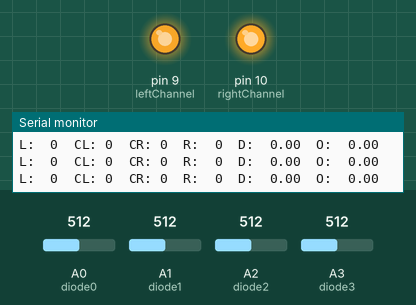
This program was run on a simulated Arduino Uno, built with avr-gcc and run on an emulated ATmega328P. On the bench: output pins drawn as LEDs (lit = HIGH), the last lines printed to the serial monitor. The test bench sets the inputs (shaded band); at power-on: A0 (diode0) = 512, A2 (diode2) = 512, A3 (diode3) = 512, A1 (diode1) = 512.

Above: at 4.2 s.
4.3 s: A0 (diode0) set to 529
At 4.9 s:
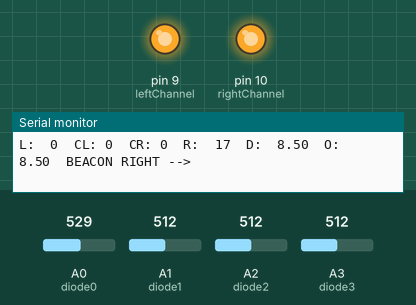
5.8 s: A2 (diode2) set to 716
At 7.0 s:
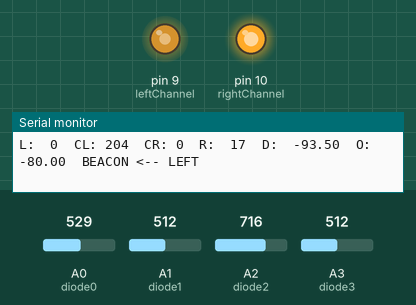
7.3 s: A3 (diode3) set to 30
At 7.6 s:
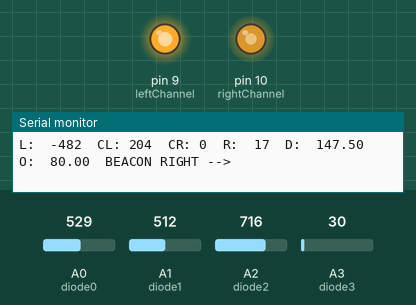
8.8 s: A1 (diode1) set to 30
At 10.2 s:
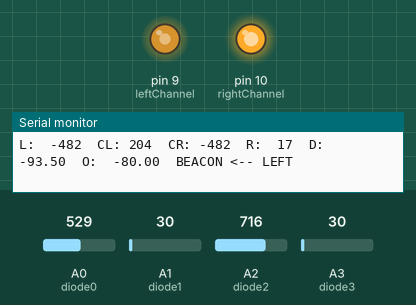
11.8 s: A0 (diode0) set to 716
At 12.5 s:
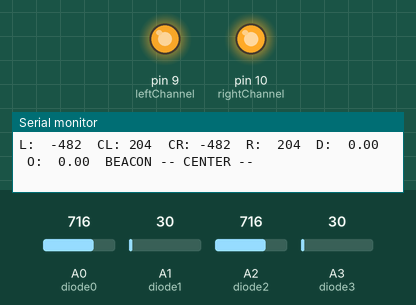
13.4 s: A0 (diode0) set to 992
At 14.1 s:
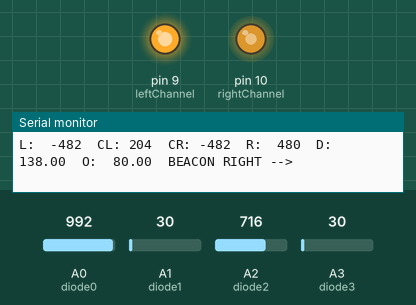
Timing chart, 0 to 15.9 s (numbered marks = the images above; inputs shaded):
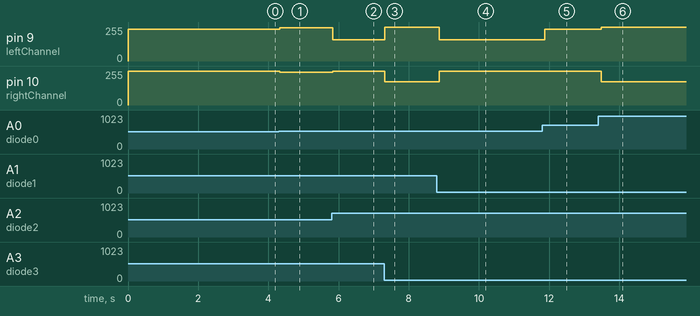

The program:

main.cpp
```cpp
// #include <Arduino.h>
// #include <PID_v1.h>
// // #include <MPU9250.h>

// #define baudRate 115200
// #define diode0 A0
// #define diode1 A1
// #define diode2 A2
// #define diode3 A3
// #define leftChannel 9
// #define rightChannel 10

// int offset0, offset1, offset2, offset3;
// int rightSpeed = 100;
// int leftSpeed = 100;
// double setpoint, input, output;
// double Kp = 1, Ki = 0, Kd = 0;

// // MPU9250 IMU(Wire, 0x68);
// PID pid(&input, &output, &setpoint, Kp, Ki, Kd, REVERSE);

// #pragma region Movement
// void forwardRight()  { digitalWrite(6, LOW);  digitalWrite(7, HIGH); }
// void forwardLeft()   { digitalWrite(4, HIGH); digitalWrite(5, LOW); }
// void backwardRight() { digitalWrite(6, HIGH); digitalWrite(7, LOW); }
// void backwardLeft()  { digitalWrite(4, LOW);  digitalWrite(5, HIGH); }

// void forwardConfig() {
//     forwardRight();
//     forwardLeft();
// }

// void backwardConfig() {
//     backwardRight();
//     backwardLeft();
// }

// void moveForward(int rightSpeed, int leftSpeed) {
//     forwardConfig();
//     analogWrite(rightChannel, rightSpeed);
//     analogWrite(leftChannel, leftSpeed);
// }

// void moveBackward(int rightSpeed, int leftSpeed) {
//     backwardConfig();
//     analogWrite(rightChannel, rightSpeed);
//     analogWrite(leftChannel, leftSpeed);
// }

// void stop() {
//     forwardConfig();
//     analogWrite(rightChannel, 0);
//     analogWrite(leftChannel, 0);
// }

// void hardTurnLeft() {
//     forwardRight();
//     backwardLeft();
//     analogWrite(rightChannel, rightSpeed);
//     analogWrite(leftChannel, leftSpeed);
// }

// void hardTurnRight() {
//     forwardLeft();
//     backwardRight();
//     analogWrite(rightChannel, rightSpeed);
//     analogWrite(leftChannel, leftSpeed);
// }
// #pragma endregion Movement

// #pragma region Calibrated Reading
// int readLeftIR() {
//     return analogRead(diode3) - offset3;
// }

// int readCenterLeftIR() {
//     return analogRead(diode2) - offset2;
// }

// int readCenterRightIR() {
//     return analogRead(diode1) - offset1;
// }

// int readRightIR() {
//     return analogRead(diode0) - offset0;
// }

// float leftSideAvg() {
//     return (readCenterLeftIR() + readLeftIR()) / 2.F;
// }

// float rightSideAvg() {
//     return (readCenterRightIR() + readRightIR()) / 2.F;
// }

// float deviation() {
//     return rightSideAvg() - leftSideAvg();
// }
// #pragma endregion Calibrated Reading

// #pragma region Beacon Finding
// void calibrate() {
//     // IR Calibration
//     offset0 = analogRead(diode0);
//     offset1 = analogRead(diode1);
//     offset2 = analogRead(diode2);
//     offset3 = analogRead(diode3);
//     Serial.println("IR Photodiodes Calibrated.");
// }

// bool beaconFound() {
//     int left        = readLeftIR();
//     int centerLeft  = readCenterLeftIR();
//     int centerRight = readCenterRightIR();
//     int right       = readRightIR();

//     int threshold = 5;

//     if (left > threshold || centerLeft > threshold || centerRight > threshold || right > threshold) {
//         return true;
//     }
//     return false;
// }

// bool beaconRight() {
//     return deviation() > 0;
// }

// bool beaconLeft() {
//     return deviation() < 0;
// }
// #pragma endregion Beacon Finding

// void setup() {
//     Serial.begin(baudRate);


//     // PID setup
//     input = deviation();
//     setpoint = 0;
//     pid.SetOutputLimits(-40, 40);
//     pid.SetMode(AUTOMATIC);
//     Serial.println("PID Controller Initialized.");

//     // Move to Center
//     Serial.println("Bot Moving");
//     moveBackward(rightSpeed, leftSpeed);
//     delay(1500);
//     calibrate();
//     hardTurnLeft();
//     delay(500);
//     unsigned startTime = millis();
//     while (millis() - startTime < 2700 && !beaconFound()) {
//         moveForward(rightSpeed, leftSpeed);
//     }
//     Serial.println("Bot Stopping");
// }

// void loop() {
//     input = deviation();
//     pid.Compute();

//     #pragma region Beacon Testing
//     Serial.print("L:  "); Serial.print(readLeftIR()); Serial.print("\t");
//     Serial.print("CL: "); Serial.print(readCenterLeftIR()); Serial.print("\t");
//     Serial.print("CR: "); Serial.print(readCenterRightIR()); Serial.print("\t");
//     Serial.print("R:  "); Serial.print(readRightIR()); Serial.print("\t");
//     Serial.print("D:  "); Serial.print(deviation()); Serial.print("\t");
//     Serial.print("O:  "); Serial.print(output); Serial.print("\t");
//     if (beaconFound()) {
//         Serial.print("BEACON");
//         if (beaconRight()) {
//             Serial.println(" RIGHT --> ");
//         } else if (beaconLeft()) {
//             Serial.println(" <-- LEFT ");
//         } else {
//             Serial.println(" -- CENTER -- ");
//         }
//     } else {
//         Serial.println();
//     }
//     #pragma endregion Beacon Testing

//     moveForward(255, 240);
//     if (beaconFound()) {
//         moveForward(rightSpeed - output, leftSpeed + output);
//     }

// //     if (!beaconFound()) {
// //         hardTurnLeft();
// //         delay(250);
// //         stop();
// //     }

// //     while (!beaconFound()) {
// //         moveForward(rightSpeed, leftSpeed);
// //         delay(2000);
// //         hardTurnRight();
// //         delay(500);
// //     }

// //     if (beaconFound()) {
// //         moveForward(rightSpeed - output, leftSpeed + output);
// //     } else {
// //         stop();
// //     }


//     delay(10);
// }
```

RUNNNNN.cpp
```cpp
// #include <Arduino.h>
// #include <PID_v1.h>
// // #include <MPU9250.h>

// #define baudRate 115200
// #define diode0 A0
// #define diode1 A1
// #define diode2 A2
// #define diode3 A3
// #define leftChannel 9
// #define rightChannel 10

// int offset0, offset1, offset2, offset3;
// int rightSpeed = 255;
// int leftSpeed = 240;
// double setpoint, input, output;
// double Kp = 1, Ki = 0, Kd = 0;

// // MPU9250 IMU(Wire, 0x68);
// PID pid(&input, &output, &setpoint, Kp, Ki, Kd, REVERSE);

// #pragma region Movement
// void forwardRight()  { digitalWrite(6, LOW);  digitalWrite(7, HIGH); }
// void forwardLeft()   { digitalWrite(4, HIGH); digitalWrite(5, LOW); }
// void backwardRight() { digitalWrite(6, HIGH); digitalWrite(7, LOW); }
// void backwardLeft()  { digitalWrite(4, LOW);  digitalWrite(5, HIGH); }

// void forwardConfig() {
//     forwardRight();
//     forwardLeft();
// }

// void backwardConfig() {
//     backwardRight();
//     backwardLeft();
// }

// void moveForward(int rightSpeed, int leftSpeed) {
//     forwardConfig();
//     analogWrite(rightChannel, rightSpeed);
//     analogWrite(leftChannel, leftSpeed);
// }

// void moveBackward(int rightSpeed, int leftSpeed) {
//     backwardConfig();
//     analogWrite(rightChannel, rightSpeed);
//     analogWrite(leftChannel, leftSpeed);
// }

// void stop() {
//     forwardConfig();
//     analogWrite(rightChannel, 0);
//     analogWrite(leftChannel, 0);
// }

// void hardTurnLeft() {
//     forwardRight();
//     backwardLeft();
//     analogWrite(rightChannel, rightSpeed);
//     analogWrite(leftChannel, leftSpeed);
// }

// void hardTurnRight() {
//     forwardLeft();
//     backwardRight();
//     analogWrite(rightChannel, rightSpeed);
//     analogWrite(leftChannel, leftSpeed);
// }
// #pragma endregion Movement

// #pragma region Calibrated Reading
// int readLeftIR() {
//     return analogRead(diode3) - offset3;
// }

// int readCenterLeftIR() {
//     return analogRead(diode2) - offset2;
// }

// int readCenterRightIR() {
//     return analogRead(diode1) - offset1;
// }

// int readRightIR() {
//     return analogRead(diode0) - offset0;
// }

// float leftSideAvg() {
//     return (readCenterLeftIR() + readLeftIR()) / 2.F;
// }

// float rightSideAvg() {
//     return (readCenterRightIR() + readRightIR()) / 2.F;
// }

// float deviation() {
//     return rightSideAvg() - leftSideAvg();
// }
// #pragma endregion Calibrated Reading

// #pragma region Beacon Finding
// void calibrate() {
//     // IR Calibration
//     offset0 = analogRead(diode0);
//     offset1 = analogRead(diode1);
//     offset2 = analogRead(diode2);
//     offset3 = analogRead(diode3);
//     Serial.println("IR Photodiodes Calibrated.");
// }

// bool beaconFound() {
//     int left        = readLeftIR();
//     int centerLeft  = readCenterLeftIR();
//     int centerRight = readCenterRightIR();
//     int right       = readRightIR();

//     int threshold = 5;

//     if (left > threshold || centerLeft > threshold || centerRight > threshold || right > threshold) {
//         return true;
//     }
//     return false;
// }

// bool beaconRight() {
//     return deviation() > 0;
// }

// bool beaconLeft() {
//     return deviation() < 0;
// }
// #pragma endregion Beacon Finding

// void setup() {
//     Serial.begin(baudRate);

//     // PID setup
//     input = deviation();
//     setpoint = 0;
//     pid.SetOutputLimits(-80, 80);
//     pid.SetMode(AUTOMATIC);
//     Serial.println("PID Controller Initialized.");

//     calibrate();
// }

// void loop() {
//     input = deviation();
//     pid.Compute();

//     #pragma region Beacon Testing
//     Serial.print("L:  "); Serial.print(readLeftIR()); Serial.print("\t");
//     Serial.print("CL: "); Serial.print(readCenterLeftIR()); Serial.print("\t");
//     Serial.print("CR: "); Serial.print(readCenterRightIR()); Serial.print("\t");
//     Serial.print("R:  "); Serial.print(readRightIR()); Serial.print("\t");
//     Serial.print("D:  "); Serial.print(deviation()); Serial.print("\t");
//     Serial.print("O:  "); Serial.print(output); Serial.print("\t");
//     if (beaconFound()) {
//         Serial.print("BEACON");
//         if (beaconRight()) {
//             Serial.println(" RIGHT --> ");
//         } else if (beaconLeft()) {
//             Serial.println(" <-- LEFT ");
//         } else {
//             Serial.println(" -- CENTER -- ");
//         }
//     } else {
//         Serial.println();
//     }
//     #pragma endregion Beacon Testing

//     moveForward(255, 240);
//     delay(3500);
//     ;

//     if (beaconFound()) {
//         moveForward(rightSpeed - output, leftSpeed + output);
//     } else {
//         stop();
//     }


// }
```

chase.cpp
```cpp
#include <Arduino.h>
#include <PID_v1.h>
// #include <MPU9250.h>

#define baudRate 115200
#define diode0 A0
#define diode1 A1
#define diode2 A2
#define diode3 A3
#define leftChannel 9
#define rightChannel 10

int offset0, offset1, offset2, offset3;
int rightSpeed = 255;
int leftSpeed = 240;
double setpoint, input, output;
double Kp = 1, Ki = 0, Kd = 0;

// MPU9250 IMU(Wire, 0x68);
PID pid(&input, &output, &setpoint, Kp, Ki, Kd, REVERSE);

#pragma region Movement
void forwardRight()  { digitalWrite(6, LOW);  digitalWrite(7, HIGH); }
void forwardLeft()   { digitalWrite(4, HIGH); digitalWrite(5, LOW); }
void backwardRight() { digitalWrite(6, HIGH); digitalWrite(7, LOW); }
void backwardLeft()  { digitalWrite(4, LOW);  digitalWrite(5, HIGH); }

void forwardConfig() {
    forwardRight();
    forwardLeft();
}

void backwardConfig() {
    backwardRight();
    backwardLeft();
}

void moveForward(int rightSpeed, int leftSpeed) {
    forwardConfig();
    analogWrite(rightChannel, rightSpeed);
    analogWrite(leftChannel, leftSpeed);
}

void moveBackward(int rightSpeed, int leftSpeed) {
    backwardConfig();
    analogWrite(rightChannel, rightSpeed);
    analogWrite(leftChannel, leftSpeed);
}

void stop() {
    forwardConfig();
    analogWrite(rightChannel, 0);
    analogWrite(leftChannel, 0);
}

void hardTurnLeft() {
    forwardRight();
    backwardLeft();
    analogWrite(rightChannel, rightSpeed);
    analogWrite(leftChannel, leftSpeed);
}

void hardTurnRight() {
    forwardLeft();
    backwardRight();
    analogWrite(rightChannel, rightSpeed);
    analogWrite(leftChannel, leftSpeed);
}
#pragma endregion Movement

#pragma region Calibrated Reading
int readLeftIR() {
    return analogRead(diode3) - offset3;
}

int readCenterLeftIR() {
    return analogRead(diode2) - offset2;
}

int readCenterRightIR() {
    return analogRead(diode1) - offset1;
}

int readRightIR() {
    return analogRead(diode0) - offset0;
}

float leftSideAvg() {
    return (readCenterLeftIR() + readLeftIR()) / 2.F;
}

float rightSideAvg() {
    return (readCenterRightIR() + readRightIR()) / 2.F;
}

float deviation() {
    return rightSideAvg() - leftSideAvg();
}
#pragma endregion Calibrated Reading

#pragma region Beacon Finding
void calibrate() {
    // IR Calibration
    offset0 = analogRead(diode0);
    offset1 = analogRead(diode1);
    offset2 = analogRead(diode2);
    offset3 = analogRead(diode3);
    Serial.println("IR Photodiodes Calibrated.");
}

bool beaconFound() {
    int left        = readLeftIR();
    int centerLeft  = readCenterLeftIR();
    int centerRight = readCenterRightIR();
    int right       = readRightIR();

    int threshold = 5;

    if (left > threshold || centerLeft > threshold || centerRight > threshold || right > threshold) {
        return true;
    }
    return false;
}

bool beaconRight() {
    return deviation() > 0;
}

bool beaconLeft() {
    return deviation() < 0;
}
#pragma endregion Beacon Finding

void setup() {
    Serial.begin(baudRate);


    // PID setup
    input = deviation();
    setpoint = 0;
    pid.SetOutputLimits(-80, 80);
    pid.SetMode(AUTOMATIC);
    Serial.println("PID Controller Initialized.");

    //Move to Center
    unsigned start = millis();
    calibrate();
    while (!beaconFound() && millis() - start < 3000) {
        moveForward(rightSpeed, leftSpeed);
    }

}

void loop() {
    input = deviation();
    pid.Compute();

    #pragma region Beacon Testing
    Serial.print("L:  "); Serial.print(readLeftIR()); Serial.print("\t");
    Serial.print("CL: "); Serial.print(readCenterLeftIR()); Serial.print("\t");
    Serial.print("CR: "); Serial.print(readCenterRightIR()); Serial.print("\t");
    Serial.print("R:  "); Serial.print(readRightIR()); Serial.print("\t");
    Serial.print("D:  "); Serial.print(deviation()); Serial.print("\t");
    Serial.print("O:  "); Serial.print(output); Serial.print("\t");
    if (beaconFound()) {
        Serial.print("BEACON");
        if (beaconRight()) {
            Serial.println(" RIGHT --> ");
        } else if (beaconLeft()) {
            Serial.println(" <-- LEFT ");
        } else {
            Serial.println(" -- CENTER -- ");
        }
    } else {
        Serial.println();
    }
    #pragma endregion Beacon Testing

    moveForward(rightSpeed, leftSpeed);
    if (beaconFound()) {
        moveForward(rightSpeed - output, leftSpeed + output);
    }

    delay(10);
}
```

Measured:
- after the input at 4.3 s, pin 9 (leftChannel): 240/255 → 248/255 at once; pin 10 (rightChannel): 255/255 → 246/255 at once
- after the input at 5.8 s, pin 9 (leftChannel): 248/255 → 160/255 at once; pin 10 (rightChannel): 246/255 → 255/255 at once
- after the input at 7.3 s, pin 9 (leftChannel): 160/255 → 255/255 at once; pin 10 (rightChannel): 255/255 → 175/255 at once
- after the input at 8.8 s, pin 9 (leftChannel): 255/255 → 160/255 after 0.07 s; pin 10 (rightChannel): 175/255 → 255/255 after 0.07 s
- after the input at 11.8 s, pin 9 (leftChannel): 160/255 → 240/255 after 0.08 s
- after the input at 13.4 s, pin 9 (leftChannel): 240/255 → 255/255 after 0.08 s; pin 10 (rightChannel): 255/255 → 175/255 after 0.08 s
